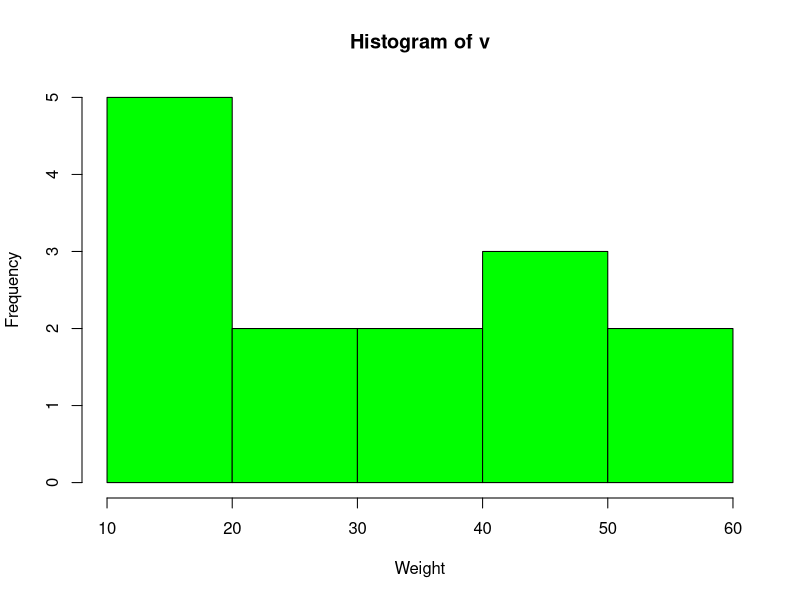

This figure's R source:
#hist(v,main,xlab,ylab,xlim,ylim,breaks,col,border)  

v <-  c(12,24,16,38,21,13,55,17,46,45,48,39,10,60)  
hist(v,xlab = "Weight",ylab="Frequency",col = "green")  

